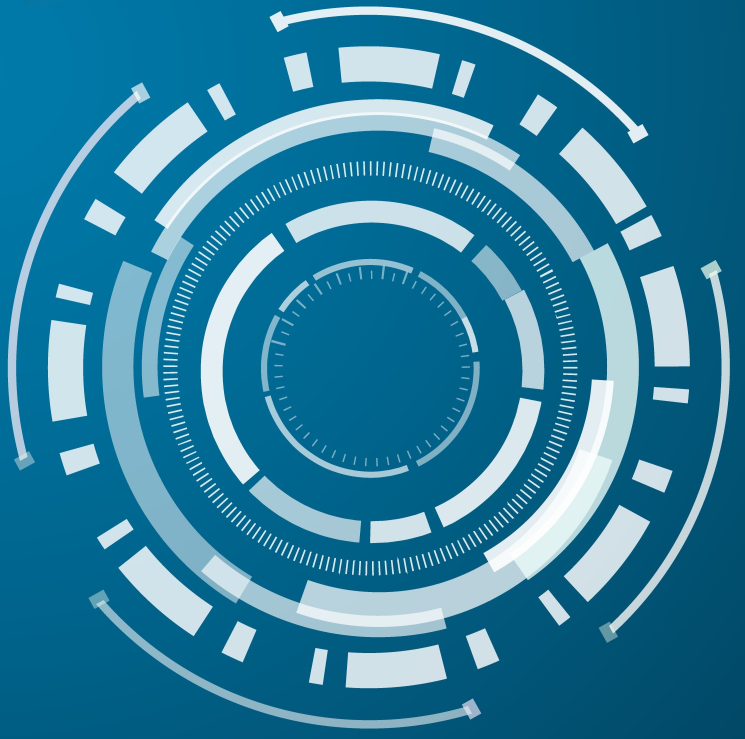
#> input picture windows/assets/orb-source/QoR-orb-source/tools/ring/reference.jpg, 2235 x 2216 px (shown at 1/3 size)
$ python an1.py
#> lines starting #> are read from the running program, lines starting #| are printed output that depends on the picture; after the words box and inside, x2 and y2 are one past the last pixel; in counts of white or black regions, pixels touching at a corner belong together; long printed decimals are rounded
import numpy as np, cv2
from scipy import ndimage as ndi
im = cv2.imread('reference.jpg')[:,:,::-1].astype(np.float32)
H,W,_ = im.shape
#> H = 2216; W = 2235
R,G,B = im[...,0],im[...,1],im[...,2]
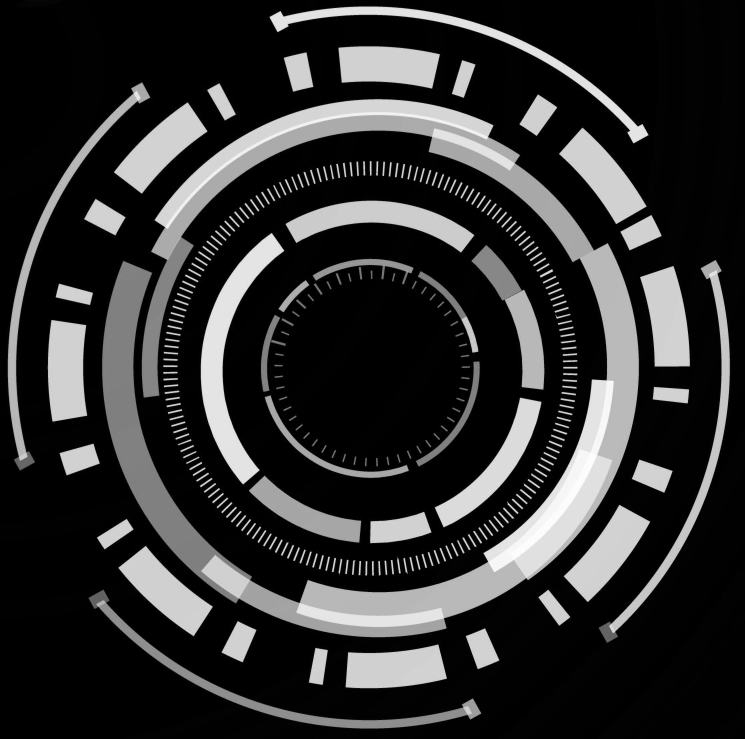
#> R: shape (2216, 2235) float32 (shown at 1/3 size); min 0, max 255, mean 48.4
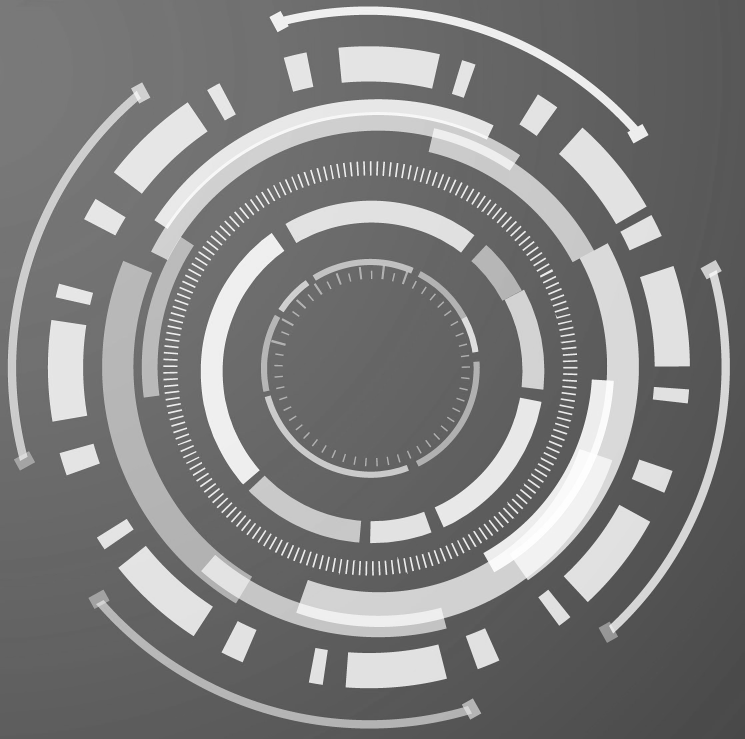
#> G: shape (2216, 2235) float32 (shown at 1/3 size); min 62, max 255, mean 128.3
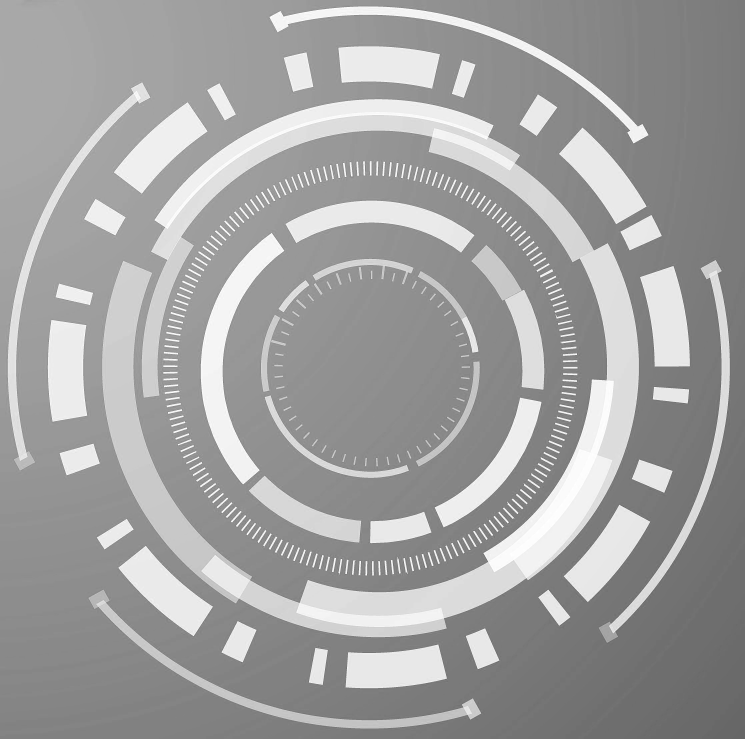
#> B: shape (2216, 2235) float32 (shown at 1/3 size); min 83, max 255, mean 160.5
print('bg samples', im[5,5], im[H-5,W-5], im[H//2,5], im[H//2,W-5])
#| bg samples [  0. 121. 168.] [  1.  72. 102.] [  0. 113. 157.] [  1.  84. 118.]
# alpha from red channel: bg R ~0-5, white ~ 215?
print('max R', R.max(), np.percentile(R,[50,90,99,99.9]))
#| max R 255.0 [  1. 208. 229. 252.]
a = np.clip(R/225.0,0,1)
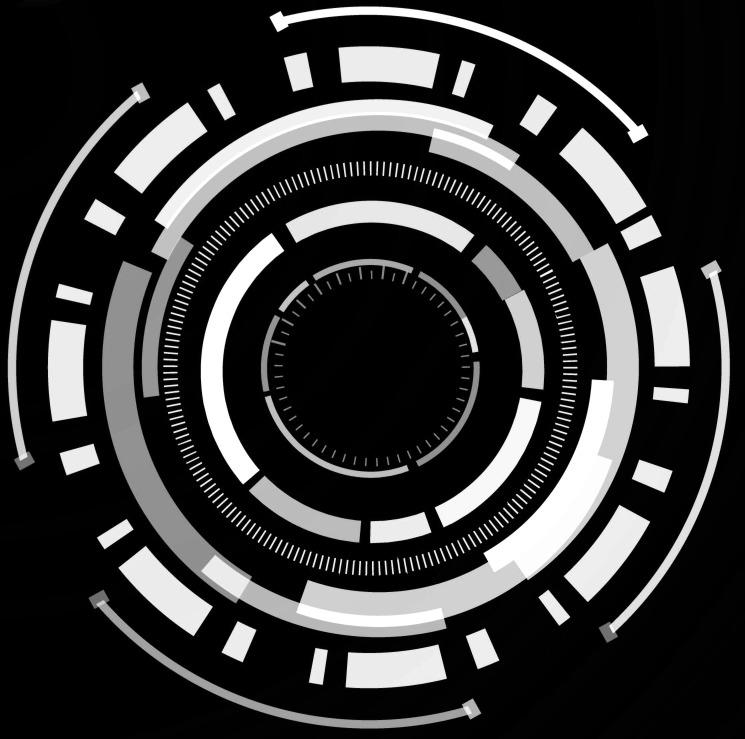
#> a: shape (2216, 2235) float32 (shown at 1/3 size); min 0, max 1, mean 0.214
np.save('alpha.npy', a)
# centre search: sharpness of radial profile
yy,xx = np.mgrid[0:H,0:W]
def sharp(cx,cy,step=4):
    r = np.hypot(xx[::step,::step]-cx, yy[::step,::step]-cy).astype(np.int32)//1
    v = a[::step,::step]
    m = r<1000
    s = np.bincount(r[m].ravel(), weights=v[m].ravel(), minlength=1001)
    n = np.bincount(r[m].ravel(), minlength=1001)+1e-9
    p = s/n
    return float(np.sum(np.diff(p)**2))
best=None
cx0,cy0 = 1110, 1100
for it in range(3):
    rng = [40,12,4][it]; st=[8,3,1][it]
    cand=[]
    for dx in range(-rng,rng+1,st):
        for dy in range(-rng,rng+1,st):
            cand.append((sharp(cx0+dx,cy0+dy), cx0+dx, cy0+dy))
    cand.sort(reverse=True)
    _,cx0,cy0 = cand[0]
    print('iter',it,cand[0])
#> this loop made 3 passes
#> (cx0, cy0) on passes 1 to 3: (1110, 1060), (1104, 1051), (1108, 1049)
#| iter 0 (1.189, 1110, 1060)
#| iter 1 (1.816, 1104, 1051)
#| iter 2 (1.894, 1108, 1049)
#> pass 1, in sharp, `v = a[::step,::step]`:
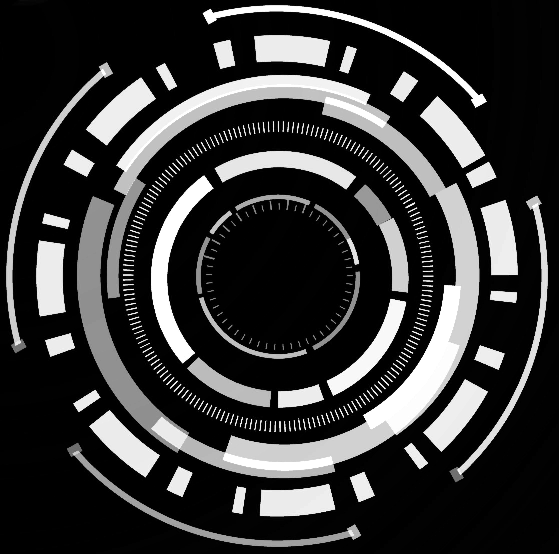
#> v: shape (554, 559) float32; min 0, max 1, mean 0.214
#> pass 1, in sharp (call 2), `r = np.hypot(xx[::step,::step]-cx, yy[::step,::step]-cy).astype(np.int..`:
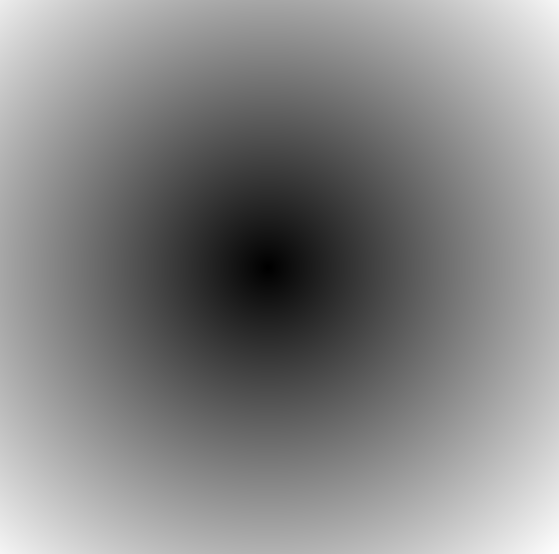
#> r: shape (554, 559) int32; min 2, max 1630, mean 852.6; drawn with min black and max white
#> pass 1, in sharp (call 2), `m = r<1000`:
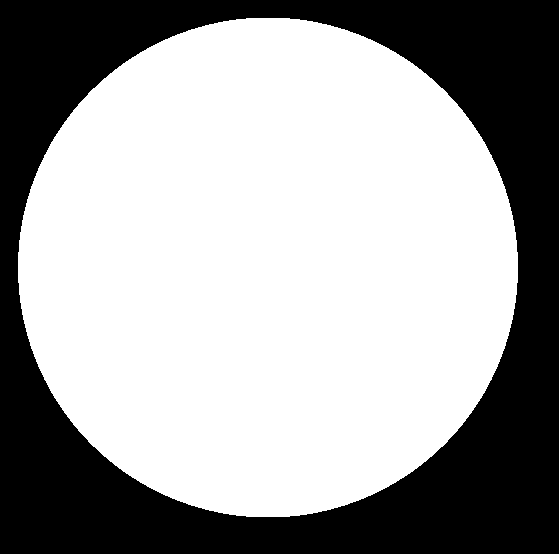
#> m: shape (554, 559) bool; 63.4% white; 1 black region, box (x1, y1, x2, y2) and area: (0, 0, 559, 554) 113354
np.save('centre.npy', np.array([cx0,cy0]))
